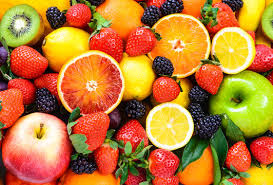
#> input picture Experiment12/images5.jpg, 273 x 185 px
$ python Experiment12.py
#> lines starting #> are read from the running program, lines starting #| are printed output that depends on the picture; after the words box and inside, x2 and y2 are one past the last pixel; in counts of white or black regions, pixels touching at a corner belong together
# Experiment 12
# Threshold-Based and Region-Based Image Segmentation

import cv2
import numpy as np
import matplotlib.pyplot as plt

# -----------------------------------
# Load Image
# -----------------------------------
image = cv2.imread("images5.jpg")
#> image is the input picture: shape (185, 273, 3); mean B, G, R 52.2, 122.1, 187

if image is None:
    print("Error: Image not found.")
    exit()

# Convert to grayscale
gray = cv2.cvtColor(image, cv2.COLOR_BGR2GRAY)
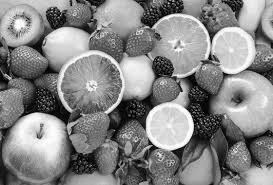
#> gray: shape (185, 273); min 0, max 255, mean 133.5

# -----------------------------------
# 1. Threshold-Based Segmentation
# -----------------------------------
_, thresh = cv2.threshold(gray, 127, 255, cv2.THRESH_BINARY)
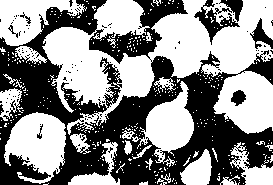
#> thresh: shape (185, 273); 54.4% white; 133 black regions (125 under 20 px), largest, box (x1, y1, x2, y2) and area: (0, 0, 273, 185) 21350, (194, 0, 243, 45) 839, (250, 18, 273, 49) 284

# -----------------------------------
# 2. Region-Based Segmentation
# Using Connected Components
# -----------------------------------
_, region = cv2.threshold(gray, 127, 255, cv2.THRESH_BINARY)
num_labels, labels = cv2.connectedComponents(region)
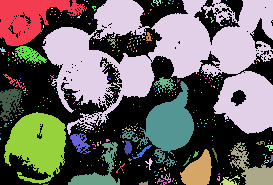
#> labels: shape (185, 273) int32; 354 distinct labels, from 0 to 353; one colour per label, 0 black
#> num_labels = 354

# Create colored output for regions
region_output = np.zeros((labels.shape[0], labels.shape[1], 3), dtype=np.uint8)

for i in range(1, num_labels):
    color = np.random.randint(0, 255, size=3)
    region_output[labels == i] = color
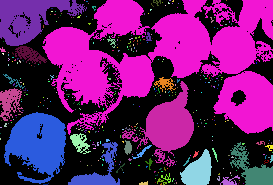
#> region_output: shape (185, 273, 3); mean of channels 0, 1, 2 106.5, 27.3, 102.3; drawn as B, G, R

# -----------------------------------
# Display Results
# -----------------------------------
plt.figure(figsize=(12,8))

plt.subplot(1,3,1)
plt.imshow(cv2.cvtColor(image, cv2.COLOR_BGR2RGB))
plt.title("Original Image")
plt.axis("off")

plt.subplot(1,3,2)
plt.imshow(thresh, cmap='gray')
plt.title("Threshold Segmentation")
plt.axis("off")

plt.subplot(1,3,3)
plt.imshow(region_output)
plt.title("Region-Based Segmentation")
plt.axis("off")

plt.tight_layout()
plt.show()
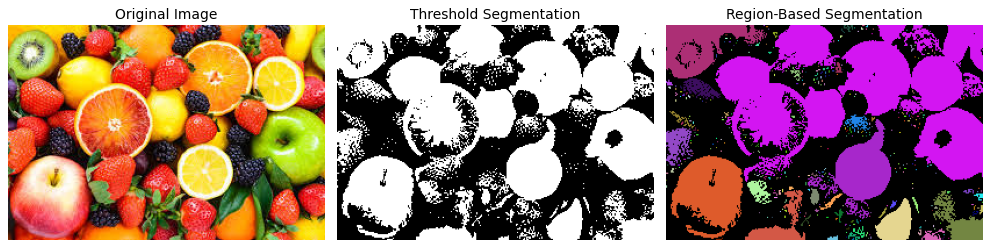
#> figure drawn by matplotlib, 3 panels

# -----------------------------------
# Comparison
# -----------------------------------
print("Thresholding is simple and fast.")
print("Best for images with clear foreground/background contrast.")
print("Region-based segmentation groups connected pixels.")
print("Better for separating multiple objects and complex regions.")
